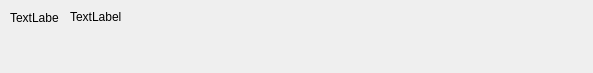
<?xml version="1.0" encoding="UTF-8"?>
<ui version="4.0">
 <class>ChatItemWidget</class>
 <widget class="QWidget" name="ChatItemWidget">
  <property name="geometry">
   <rect>
    <x>0</x>
    <y>0</y>
    <width>593</width>
    <height>73</height>
   </rect>
  </property>
  <property name="windowTitle">
   <string>Form</string>
  </property>
  <widget class="QLabel" name="lblMessage">
   <property name="geometry">
    <rect>
     <x>70</x>
     <y>9</y>
     <width>511</width>
     <height>16</height>
    </rect>
   </property>
   <property name="text">
    <string>TextLabel</string>
   </property>
  </widget>
  <widget class="QLabel" name="lblTime">
   <property name="geometry">
    <rect>
     <x>10</x>
     <y>10</y>
     <width>49</width>
     <height>16</height>
    </rect>
   </property>
   <property name="text">
    <string>TextLabel</string>
   </property>
  </widget>
 </widget>
 <resources/>
 <connections/>
</ui>
